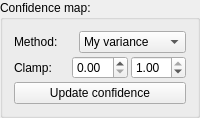
         <widget class="QGroupBox" name="groupBox_3">
          <property name="title">
           <string>Confidence map:</string>
          </property>
          <layout class="QVBoxLayout" name="verticalLayout_4">
           <property name="spacing">
            <number>3</number>
           </property>
           <item>
            <layout class="QHBoxLayout" name="horizontalLayout_30">
             <item>
              <widget class="QLabel" name="label_36">
               <property name="text">
                <string>Method:</string>
               </property>
              </widget>
             </item>
             <item>
              <widget class="QComboBox" name="comboConfidMethod">
               <item>
                <property name="text">
                 <string>My variance</string>
                </property>
               </item>
               <item>
                <property name="text">
                 <string>Max response</string>
                </property>
               </item>
              </widget>
             </item>
            </layout>
           </item>
           <item>
            <layout class="QHBoxLayout" name="horizontalLayout_31">
             <item>
              <widget class="QLabel" name="label_37">
               <property name="text">
                <string>Clamp:</string>
               </property>
              </widget>
             </item>
             <item>
              <widget class="QDoubleSpinBox" name="spinBoxClampConfidLow">
               <property name="maximum">
                <double>1.000000000000000</double>
               </property>
               <property name="singleStep">
                <double>0.010000000000000</double>
               </property>
              </widget>
             </item>
             <item>
              <widget class="QDoubleSpinBox" name="spinBoxClampConfidHigh">
               <property name="maximum">
                <double>1.000000000000000</double>
               </property>
               <property name="singleStep">
                <double>0.020000000000000</double>
               </property>
               <property name="value">
                <double>1.000000000000000</double>
               </property>
              </widget>
             </item>
            </layout>
           </item>
           <item>
            <widget class="QPushButton" name="buttonUpdateConfidence">
             <property name="text">
              <string>Update confidence</string>
             </property>
            </widget>
           </item>
          </layout>
         </widget>
